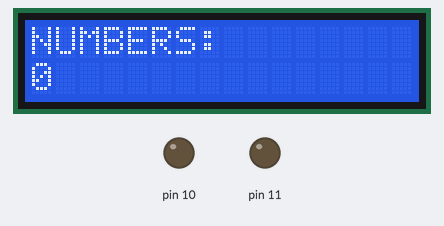
Simulated run of this sketch. Board: Arduino Uno, built with avr-gcc and run on an emulated ATmega328P. Shown: 16×2 character LCD, output pins drawn as LEDs (lit = HIGH). Wiring (inferred from the names in the program): character LCD (HD44780): RS pin 8; E pin 9; data pin 12, pin 13, pin 22, pin 23. Pins used as bus, display or sensor lines are not drawn.

Above: at 0.2 s.
At 2.2 s:
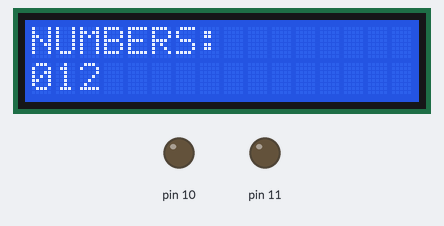
At 4.2 s:
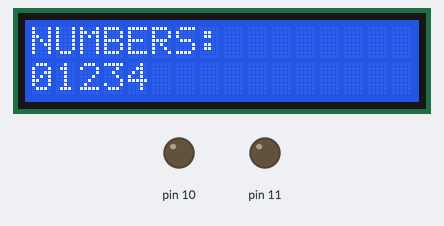
At 9.2 s:
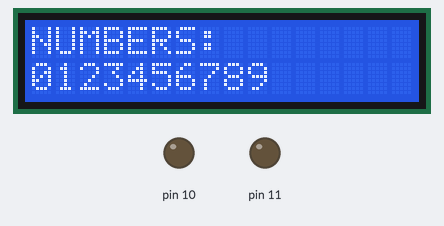
At 14.3 s:
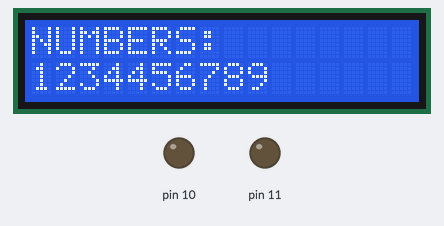
At 19.3 s:
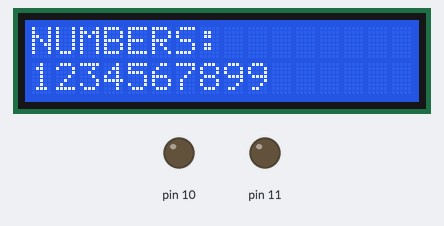

The sketch:

PRO-ASS5.ino
```cpp
#define F_CPU 8000000UL
#include <avr/io.h>
#include <util/delay.h>

#define RS PB0
#define EN PB1

// Generate Enable pulse
void lcd_enable(void)
{
    PORTB |= (1 << EN);
    _delay_ms(1);
    PORTB &= ~(1 << EN);
    _delay_ms(1);
}

// Send 4-bit data
void lcd_nibble(unsigned char data)
{
    PORTB = (PORTB & 0x0F) | (data & 0xF0);
    lcd_enable();
}

// Send command
void lcd_command(unsigned char cmd)
{
    PORTB &= ~(1 << RS);

    lcd_nibble(cmd & 0xF0);
    lcd_nibble(cmd << 4);

    _delay_ms(2);
}

// Send character
void lcd_data(unsigned char data)
{
    PORTB |= (1 << RS);

    lcd_nibble(data & 0xF0);
    lcd_nibble(data << 4);

    _delay_ms(2);
}

// Initialize LCD
void lcd_init(void)
{
    DDRB = 0xFF;

    _delay_ms(20);

    PORTB &= ~(1 << RS);

    lcd_nibble(0x30);
    _delay_ms(5);

    lcd_nibble(0x30);
    _delay_ms(1);

    lcd_nibble(0x30);
    _delay_ms(1);

    lcd_nibble(0x20);

    lcd_command(0x28);  // 4-bit, 2-line mode
    lcd_command(0x0C);  // Display ON
    lcd_command(0x06);  // Entry mode
    lcd_command(0x01);  // Clear display
}

// Main function
int main(void)
{
    unsigned char i;

    lcd_init();

    lcd_command(0x80);
    lcd_data('N');
    lcd_data('U');
    lcd_data('M');
    lcd_data('B');
    lcd_data('E');
    lcd_data('R');
    lcd_data('S');
    lcd_data(':');

    lcd_command(0xC0);

    while(1)
    {
        for(i = 0; i <= 9; i++)
        {
            lcd_data(i + '0');
            _delay_ms(1000);
        }

        lcd_command(0xC0);
        lcd_command(0x10); // Clear previous line content
    }

    return 0;
}
```

Measured:
- what the display in image 0 shows lasts 1.0 s, from 0.1 s to 1.1 s
- what the display in image 3 shows lasts 2.0 s, from 9.2 s to 11.2 s
